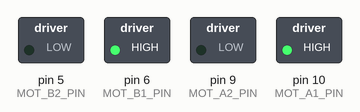
Recording of a sketch running on a simulated Arduino Uno, built with avr-gcc and run on an emulated ATmega328P. On the bench: switched loads named in the sketch (green lamp = pin HIGH). What the sketch prints to the serial monitor is not drawn.

Above: at 0.1 s.
Timing chart, 0 to 1.6 s (numbered marks = the images above):
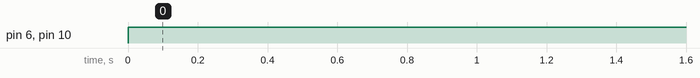

The sketch:

Motors_example.ino
```cpp
// Define the control inputs
#define MOT_A1_PIN 10
#define MOT_A2_PIN 9
#define MOT_B1_PIN 6
#define MOT_B2_PIN 5

void setup(void)
{
  // Set all the motor control inputs to OUTPUT
  pinMode(MOT_A1_PIN, OUTPUT);
  pinMode(MOT_A2_PIN, OUTPUT);
  pinMode(MOT_B1_PIN, OUTPUT);
  pinMode(MOT_B2_PIN, OUTPUT);

  // Turn off motors - Initial state
  digitalWrite(MOT_A1_PIN, LOW);
  digitalWrite(MOT_A2_PIN, LOW);
  digitalWrite(MOT_B1_PIN, LOW);
  digitalWrite(MOT_B2_PIN, LOW);

  // Initialize the serial UART at 9600 baud
  Serial.begin(9600);
}

void loop(void)
{
  // Generate a fixed motion sequence to demonstrate the motor modes.

  // Ramp speed up.
//  for (int i = 0; i < 11; i++) {
//    spin_and_wait(25*i, 25*i, 500);
//  }
  // Full speed forward.
  spin_and_wait(255,255,2000);

  // Ramp speed into full reverse.
//  for (int i = 0; i < 21 ; i++) {
//    spin_and_wait(255 - 25*i, 255 - 25*i, 500);
//  }

  // Full speed reverse.
  //spin_and_wait(-255,-255,2000);

  // Stop.
  //spin_and_wait(0,0,2000);

  // Full speed, forward, turn, reverse, and turn for a two-wheeled base.
  //spin_and_wait(255, 255, 2000);
  //spin_and_wait(0, 0, 1000);
  //spin_and_wait(-255, 255, 2000);
  //spin_and_wait(0, 0, 1000);
  //spin_and_wait(-255, -255, 2000);
  //spin_and_wait(0, 0, 1000);
  //spin_and_wait(255, -255, 2000);
  //spin_and_wait(0, 0, 1000);
}

/// Set the current on a motor channel using PWM and directional logic.
///
/// \param pwm    PWM duty cycle ranging from -255 full reverse to 255 full forward
/// \param IN1_PIN  pin number xIN1 for the given channel
/// \param IN2_PIN  pin number xIN2 for the given channel
void set_motor_pwm(int pwm, int IN1_PIN, int IN2_PIN)
{
  if (pwm < 0) {  // reverse speeds
    digitalWrite(IN1_PIN, LOW);
    analogWrite(IN2_PIN, -pwm);

  } else { // stop or forward

    analogWrite(IN1_PIN, pwm);
    digitalWrite(IN2_PIN, LOW);
  }
}

/// Set the current on both motors.
///
/// \param pwm_A  motor A PWM, -255 to 255
/// \param pwm_B  motor B PWM, -255 to 255
void set_motor_currents(int pwm_A, int pwm_B)
{
  set_motor_pwm(pwm_A, MOT_A1_PIN, MOT_A2_PIN);
  set_motor_pwm(pwm_B, MOT_B1_PIN, MOT_B2_PIN);

  // Print a status message to the console.
  Serial.print("Set motor A PWM = ");
  Serial.print(pwm_A);
  Serial.print(" motor B PWM = ");
  Serial.println(pwm_B);
}

/// Simple primitive for the motion sequence to set a speed and wait for an interval.
///
/// \param pwm_A  motor A PWM, -255 to 255
/// \param pwm_B  motor B PWM, -255 to 255
/// \param duration delay in milliseconds
void spin_and_wait(int pwm_A, int pwm_B, int duration)
{
  set_motor_currents(pwm_A, pwm_B);
  delay(duration);
}
```

Measured:
- by itself, pin 6 (MOT_B1_PIN), pin 10 (MOT_A1_PIN): LOW → HIGH at 0.00 s
